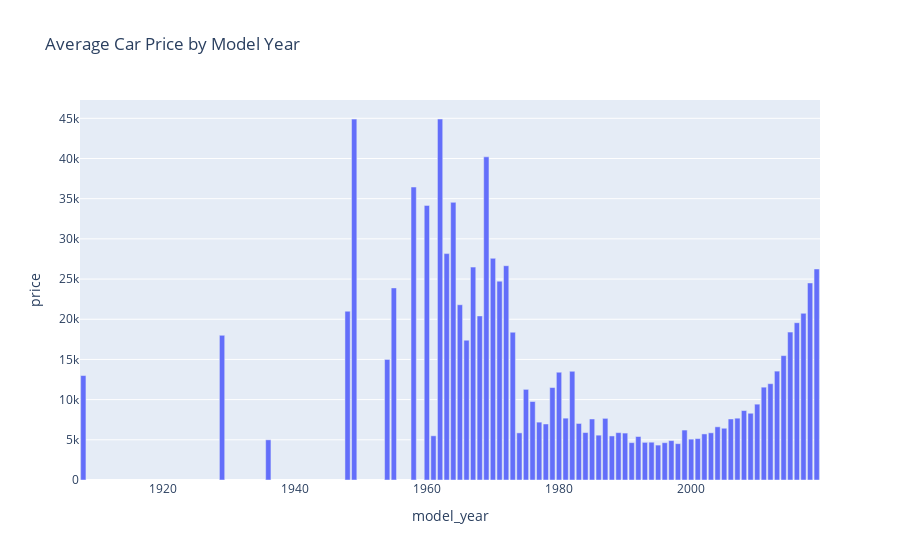

Here is the notebook cell this chart was saved with:
### Markdown cell above
Box Plot: Price Range by Transmission Type

Automatic cars are more common and have a wider price range. Manual and “other” transmissions tend to have lower prices overall and fewer extreme outliers.

### Code cell
# Creating a bar chart to show the average car price for each model year
# First, we group the data by 'model_year' and calculate the average price for each year
# Then, we reset the index so it's easier to plot with Plotly

# This chart helps us identify how car prices have changed over time
# It can reveal trends such as older cars being less expensive or more recent models being priced higher
# It's useful for understanding long-term pricing patterns across different model years

# Bar chart: Average price by model year
avg_price = df.groupby('model_year')['price'].mean().reset_index()
px.bar(avg_price, x='model_year', y='price', title='Average Car Price by Model Year')

### Figure 1 — Plotly figure (JSON) as saved in the notebook; plotly's stock layout.template omitted (floating-point values rounded to 4 significant figures)
{"data": [{"hovertemplate": "model_year=%{x}<br>price=%{y}<extra></extra>", "legendgroup": "", "marker": {"color": "#636efa", "pattern": {"shape": ""}}, "name": "", "orientation": "v", "showlegend": false, "textposition": "auto", "type": "bar", "x": [1908.0, 1929.0, 1936.0, 1948.0, 1949.0, 1954.0, 1955.0, 1958.0, 1960.0, 1961.0, 1962.0, 1963.0, 1964.0, 1965.0, 1966.0, 1967.0, 1968.0, 1969.0, 1970.0, 1971.0, 1972.0, 1973.0, 1974.0, 1975.0, 1976.0, 1977.0, 1978.0, 1979.0, 1980.0, 1981.0, 1982.0, 1983.0, 1984.0, 1985.0, 1986.0, 1987.0, 1988.0, 1989.0, 1990.0, 1991.0, 1992.0, 1993.0, 1994.0, 1995.0, 1996.0, 1997.0, 1998.0, 1999.0, 2000.0, 2001.0, 2002.0, 2003.0, 2004.0, 2005.0, 2006.0, 2007.0, 2008.0, 2009.0, 2010.0, 2011.0, 2012.0, 2013.0, 2014.0, 2015.0, 2016.0, 2017.0, 2018.0, 2019.0], "xaxis": "x", "y": [13000.0, 18000.0, 5000.0, 21000.0, 44900.0, 15000.0, 23900.0, 36450.0, 34170.0, 5500.0, 44910.0, 28170.0, 34540.0, 21800.0, 17390.0, 26480.0, 20420.0, 40210.0, 27580.0, 24740.0, 26660.0, 18390.0, 5862.0, 11280.0, 9766.0, 7200.0, 6970.0, 11500.0, 13410.0, 7695.0, 13530.0, 7036.0, 5902.0, 7592.0, 5579.0, 7670.0, 5482.0, 5894.0, 5839.0, 4648.0, 5410.0, 4684.0, 4702.0, 4343.0, 4643.0, 4899.0, 4520.0, 6213.0, 5085.0, 5150.0, 5733.0, 5871.0, 6618.0, 6439.0, 7593.0, 7691.0, 8640.0, 8305.0, 9435.0, 11550.0, 11980.0, 13550.0, 15480.0, 18400.0, 19570.0, 20740.0, 24520.0, 26250.0], "yaxis": "y"}], "layout": {"barmode": "relative", "legend": {"tracegroupgap": 0}, "title": {"text": "Average Car Price by Model Year"}, "xaxis": {"anchor": "y", "domain": [0, 1], "title": {"text": "model_year"}}, "yaxis": {"anchor": "x", "domain": [0, 1], "title": {"text": "price"}}}}
